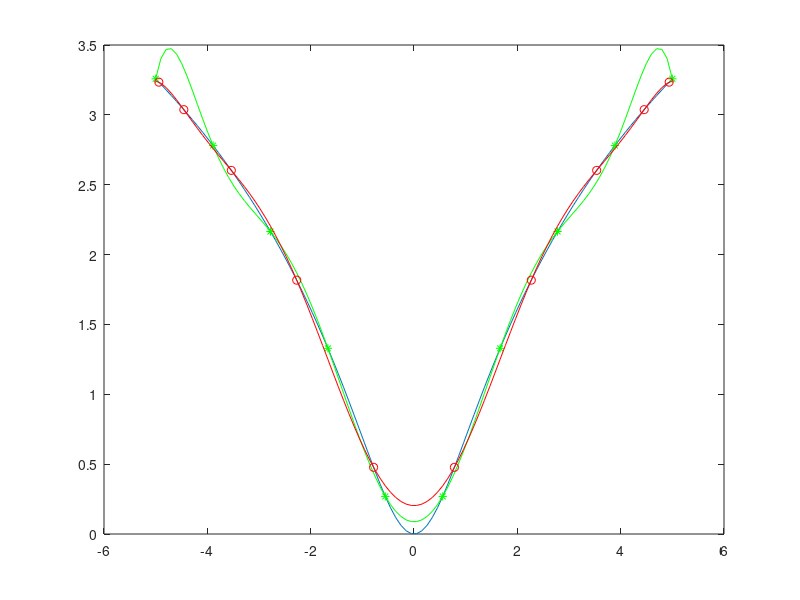
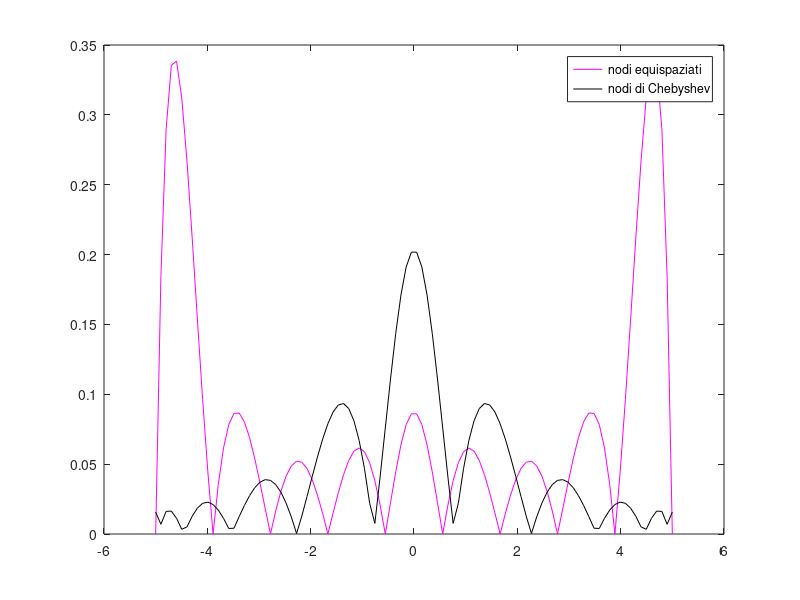

Write MATLAB code to recreate these figures, in order.
close all
clear all
clc

f = @(x) log(1+x.^2);

a=-5;
b=5;
z=linspace(a,b);
fz=f(z);

plot(z,fz)

n=9;

xEQ=linspace(a,b,n+1);
yEQ=f(xEQ);

hold on
plot(xEQ,yEQ,'g*')

cEQ=polyfit(xEQ,yEQ,n);
pEQ=polyval(cEQ,z);

plot(z,pEQ,'g')

disp(norm(pEQ-fz,'inf'))

%nodi di Chebyshev su [-1 1]
t=-cos((2*(1:n+1)-1)/(n+1)*pi/2);
%shiftiamo i nodi in [a b]
xC=(b-a)/2*t+(b+a)/2;

yC=f(xC);

plot(xC,yC,'ro')

cC=polyfit(xC,yC,n);
pC=polyval(cC,z);

plot(z,pC,'r')

disp(norm(pC-fz,'inf'))

errEQ=abs(pEQ-fz);
errC=abs(pC-fz);

figure
plot(z,errEQ,'m')
hold on
plot(z,errC,'k')
legend('nodi equispaziati','nodi di Chebyshev')
